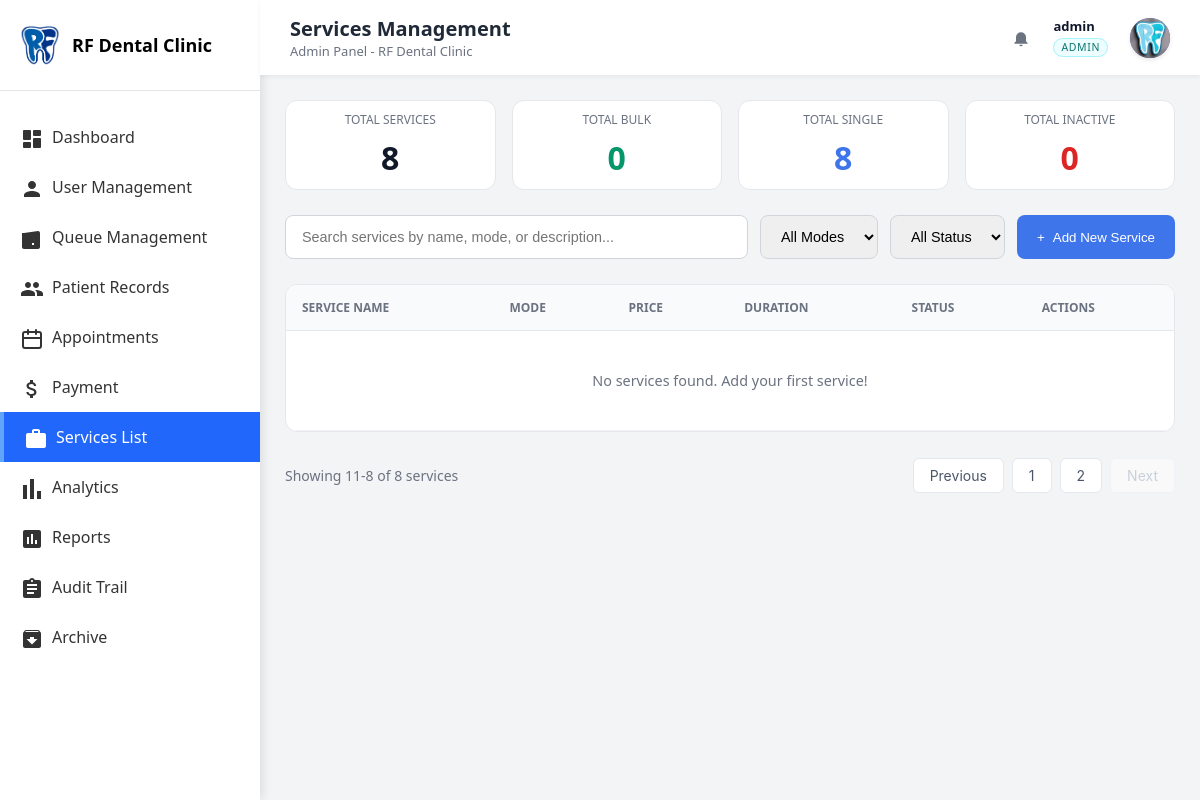
The app's page /master/admin/admin_services.php?page=3 (signed in), older data.
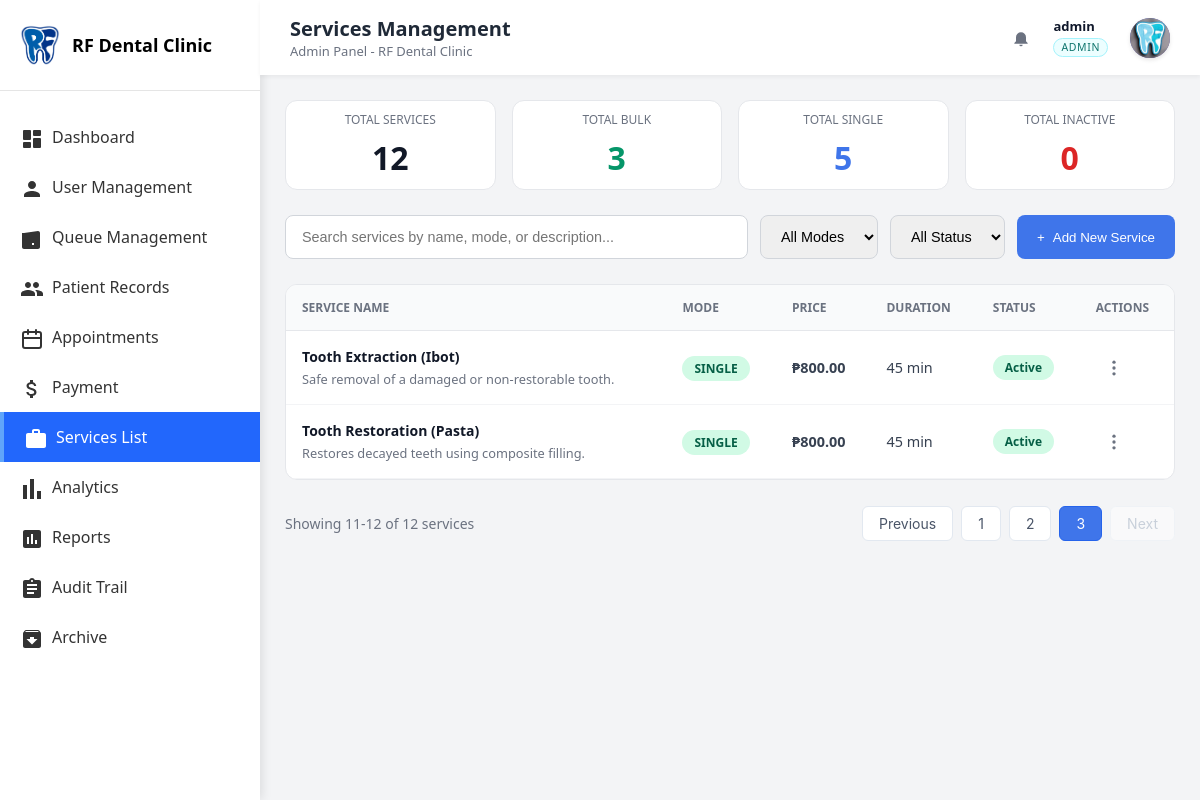
The same page, newer data.
### tables this page shows
CREATE TABLE `services` (
  `id` int(11) NOT NULL,
  `name` varchar(200) NOT NULL,
  `mode` enum('BULK','SINGLE','NONE') DEFAULT 'SINGLE',
  `price` decimal(10,2) DEFAULT 0.00,
  `duration_minutes` int(11) DEFAULT 30,
  `description` text DEFAULT NULL,
  `is_active` tinyint(1) DEFAULT 1,
  `created_at` timestamp NOT NULL DEFAULT current_timestamp(),
  `updated_at` timestamp NOT NULL DEFAULT current_timestamp() ON UPDATE current_timestamp(),
  `is_archived` tinyint(1) NOT NULL DEFAULT 0,
  `deleted_at` datetime DEFAULT NULL
);

### master/admin/admin_services.php (the view, shortened to what the changed rows need)
<?php
require_once __DIR__ . '/../../includes/admin_layout_start.php';
require_once __DIR__ . '/../../config/database.php';
$currentPage = isset($_GET['page']) ? max(1, (int)$_GET['page']) : 1;
$itemsPerPage = 5;
$offset = ($currentPage - 1) * $itemsPerPage;
$stmtCount = $pdo->query("SELECT COUNT(*) FROM services");
$totalServices = $stmtCount->fetchColumn();
$totalPages = ceil($totalServices / $itemsPerPage);
try {
    $nameColumnCheck = $pdo->query("SHOW COLUMNS FROM services LIKE 'name'")->fetch();
    $nameColumnForQuery = $nameColumnCheck ? 'name' : 'service_name';
} catch (PDOException $e) {
    $nameColumnForQuery = 'service_name';
    $nameColumnCheck = false;
}
$whereClauses = [];
$params = [];
$whereSQL = !empty($whereClauses) ? 'WHERE ' . implode(' AND ', $whereClauses) : '';
$sql = "SELECT * FROM services $whereSQL ORDER BY $nameColumnForQuery ASC LIMIT $itemsPerPage OFFSET $offset";
$stmt = $pdo->prepare($sql);
$stmt->execute($params);
$services = $stmt->fetchAll(PDO::FETCH_ASSOC);
$stmtAll = $pdo->query("SELECT * FROM services");
$allServices = $stmtAll->fetchAll(PDO::FETCH_ASSOC);
$totalBulk = count(array_filter($allServices, function($s) { return $s['mode'] === 'BULK'; }));
$totalSingle = count(array_filter($allServices, function($s) { return $s['mode'] === 'SINGLE'; }));
?>
<div class="content-main">
    <div class="services-page">
    <div style="display: grid; grid-template-columns: repeat(auto-fit, minmax(200px, 1fr)); gap: 16px; margin-bottom: 25px;">
        <div style="background: white; padding: 10px; border-radius: 12px; border: 1px solid #e5e7eb; text-align: center;">
            <div style="font-size: 0.75rem; color: #6b7280; text-transform: uppercase; margin-bottom: 8px;">Total Services</div>
            <div style="font-size: 2rem; font-weight: 700; color: #111827;"><?php echo $totalServices; ?></div>
        </div>
        <div style="background: white; padding: 10px; border-radius: 12px; border: 1px solid #e5e7eb; text-align: center;">
            <div style="font-size: 0.75rem; color: #6b7280; text-transform: uppercase; margin-bottom: 8px;">Total Bulk</div>
            <div style="font-size: 2rem; font-weight: 700; color: #059669;"><?php echo $totalBulk; ?></div>
        </div>
        <div style="background: white; padding: 10px; border-radius: 12px; border: 1px solid #e5e7eb; text-align: center;">
            <div style="font-size: 0.75rem; color: #6b7280; text-transform: uppercase; margin-bottom: 8px;">Total Single</div>
            <div style="font-size: 2rem; font-weight: 700; color: #3f75ea;"><?php echo $totalSingle; ?></div>
        </div>
    </div>
    <div class="services-table-container">
        <table class="services-table">
            <thead>
                <tr>
                    <th>Service Name</th>
                    <th>Mode</th>
                    <th>Price</th>
                    <th>Duration</th>
                    <th>Status</th>
                    <th>Actions</th>
                </tr>
            </thead>
            <tbody>
                <?php if (empty($services)): ?>
                    <tr>
                        <td colspan="6" style="text-align: center; padding: 40px; color: #6b7280;">
                            No services found. Add your first service!
                        </td>
                    </tr>
                <?php else: ?>
                    <?php foreach ($services as $service): ?>
                        <tr>
                            <td>
                                <div class="service-name"><?php echo htmlspecialchars($service['name']); ?></div>
                                <?php if ($service['description']): ?>
                                    <div style="font-size: 0.8rem; color: #6b7280; margin-top: 4px;">
                                        <?php echo htmlspecialchars($service['description']); ?>
                                    </div>
                                <?php endif; ?>
                            </td>
                            <td>
                                <span class="mode-badge mode-<?php echo strtolower($service['mode']); ?>">
                                    <?php echo htmlspecialchars($service['mode']); ?>
                                </span>
                            </td>
                            <td class="price">₱<?php echo number_format($service['price'], 2); ?></td>
                            <td><?php echo $service['duration_minutes'] ? $service['duration_minutes'] . ' min' : '-'; ?></td>
                            <td>
                                <span class="status-badge <?php echo $service['is_active'] ? 'status-active' : 'status-inactive'; ?>">
                                    <?php echo $service['is_active'] ? 'Active' : 'Inactive'; ?>
                                </span>
                            </td>
                            <td>
                                <button
                                    type="button"
                                    class="service-kebab-btn"
                                    data-service-id="<?php echo (int)$service['id']; ?>"
                                    aria-label="Service actions"
                                >
                                    <svg xmlns="http://www.w3.org/2000/svg" width="20" height="20" viewBox="0 0 24 24" fill="currentColor">
                                        <circle cx="12" cy="5" r="2"></circle>
                                        <circle cx="12" cy="12" r="2"></circle>
                                        <circle cx="12" cy="19" r="2"></circle>
                                    </svg>
                                </button>
                            </td>
                        </tr>
                    <?php endforeach; ?>
                <?php endif; ?>
            </tbody>
        </table>
    </div>
    <div class="pagination">
        <span class="pagination-info">
            Showing <?php echo $totalServices > 0 ? ($offset + 1) : 0; ?>-<?php echo min($offset + $itemsPerPage, $totalServices); ?> of <?php echo $totalServices; ?> services
        </span>
        <div class="pagination-buttons">
            <?php
            $queryParams = [];
            $queryString = !empty($queryParams) ? '&' . http_build_query($queryParams) : '';
            ?>
            <a href="?page=<?php echo max(1, $currentPage - 1) . $queryString; ?>"
               class="pagination-btn <?php echo $currentPage <= 1 ? 'disabled' : ''; ?>"
               <?php echo $currentPage <= 1 ? 'style="opacity: 0.5; cursor: not-allowed;" onclick="return false;"' : ''; ?>>
                Previous
            </a>
            <?php for ($i = 1; $i <= $totalPages; $i++): ?>
                <a href="?page=<?php echo $i . $queryString; ?>"
                   class="pagination-btn <?php echo $i === $currentPage ? 'active' : ''; ?>">
                    <?php echo $i; ?>
                </a>
            <?php endfor; ?>
            <a href="?page=<?php echo min($totalPages, $currentPage + 1) . $queryString; ?>"
               class="pagination-btn <?php echo $currentPage >= $totalPages ? 'disabled' : ''; ?>"
               <?php echo $currentPage >= $totalPages ? 'style="opacity: 0.5; cursor: not-allowed;" onclick="return false;"' : ''; ?>>
                Next
            </a>
        </div>
    </div>
</div>
<?php require_once __DIR__ . '/../../includes/admin_layout_end.php'; ?>

Row changes from the older to the newer data that the page shows:
now on this page (row edited): services: name "Tooth Extraction (Ibot)", description "Safe removal of a damaged or non-restorable tooth.", mode "SINGLE", price "800.00", duration_minutes "45", is_active "Active"
now on this page (row edited): services: name "Tooth Restoration (Pasta)", description "Restores decayed teeth using composite filling.", mode "SINGLE", price "800.00", duration_minutes "45", is_active "Active"
Text that changed along with them:
$totalServices: "8" → "12"
$totalBulk: "0" → "3"
$totalSingle: "8" → "5"
min($offset + $itemsPerPage, $totalServices): "8" → "12"
new list line: "3"
text no longer shown: "No services found. Add your first service!"
